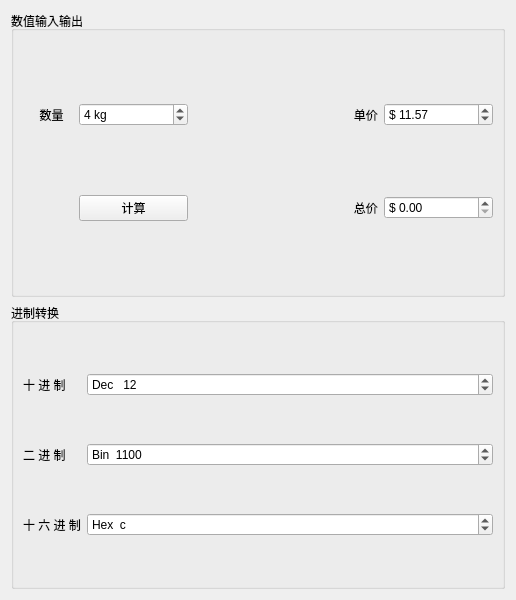
<?xml version="1.0" encoding="UTF-8"?>
<ui version="4.0">
 <class>Widget</class>
 <widget class="QWidget" name="Widget">
  <property name="geometry">
   <rect>
    <x>0</x>
    <y>0</y>
    <width>516</width>
    <height>600</height>
   </rect>
  </property>
  <property name="maximumSize">
   <size>
    <width>516</width>
    <height>16777215</height>
   </size>
  </property>
  <property name="windowTitle">
   <string>Widget</string>
  </property>
  <layout class="QVBoxLayout" name="verticalLayout">
   <item>
    <widget class="QGroupBox" name="groupBox">
     <property name="title">
      <string>数值输入输出</string>
     </property>
     <layout class="QGridLayout" name="gridLayout">
      <item row="0" column="0">
       <widget class="QLabel" name="label">
        <property name="maximumSize">
         <size>
          <width>50</width>
          <height>16777215</height>
         </size>
        </property>
        <property name="text">
         <string>     数量</string>
        </property>
       </widget>
      </item>
      <item row="0" column="1">
       <widget class="QSpinBox" name="spinNum">
        <property name="suffix">
         <string> kg</string>
        </property>
        <property name="value">
         <number>4</number>
        </property>
       </widget>
      </item>
      <item row="0" column="2">
       <widget class="QLabel" name="label_2">
        <property name="text">
         <string>                                                单价</string>
        </property>
       </widget>
      </item>
      <item row="0" column="3">
       <widget class="QDoubleSpinBox" name="spinPrice">
        <property name="toolTipDuration">
         <number>-1</number>
        </property>
        <property name="prefix">
         <string>$ </string>
        </property>
        <property name="value">
         <double>11.570000000000000</double>
        </property>
       </widget>
      </item>
      <item row="1" column="2">
       <widget class="QLabel" name="label_3">
        <property name="text">
         <string>                                                总价</string>
        </property>
       </widget>
      </item>
      <item row="1" column="3">
       <widget class="QDoubleSpinBox" name="spinTotal">
        <property name="prefix">
         <string>$ </string>
        </property>
        <property name="maximum">
         <double>65535.000000000000000</double>
        </property>
       </widget>
      </item>
      <item row="1" column="1">
       <widget class="QPushButton" name="btnCal">
        <property name="text">
         <string>计算</string>
        </property>
       </widget>
      </item>
     </layout>
    </widget>
   </item>
   <item>
    <widget class="QGroupBox" name="groupBox_2">
     <property name="title">
      <string>进制转换</string>
     </property>
     <layout class="QGridLayout" name="gridLayout_2">
      <item row="0" column="0">
       <widget class="QLabel" name="label_4">
        <property name="maximumSize">
         <size>
          <width>50</width>
          <height>16777215</height>
         </size>
        </property>
        <property name="text">
         <string>十 进 制</string>
        </property>
       </widget>
      </item>
      <item row="0" column="1">
       <widget class="QSpinBox" name="spinDec">
        <property name="prefix">
         <string>Dec   </string>
        </property>
        <property name="maximum">
         <number>65535</number>
        </property>
        <property name="value">
         <number>12</number>
        </property>
       </widget>
      </item>
      <item row="1" column="0">
       <widget class="QLabel" name="label_5">
        <property name="text">
         <string>二 进 制</string>
        </property>
       </widget>
      </item>
      <item row="1" column="1">
       <widget class="QSpinBox" name="spinBin">
        <property name="wrapping">
         <bool>false</bool>
        </property>
        <property name="prefix">
         <string>Bin  </string>
        </property>
        <property name="maximum">
         <number>65535</number>
        </property>
        <property name="value">
         <number>12</number>
        </property>
        <property name="displayIntegerBase">
         <number>2</number>
        </property>
       </widget>
      </item>
      <item row="2" column="0">
       <widget class="QLabel" name="label_6">
        <property name="text">
         <string>十 六 进 制</string>
        </property>
       </widget>
      </item>
      <item row="2" column="1">
       <widget class="QSpinBox" name="spinHex">
        <property name="prefix">
         <string>Hex  </string>
        </property>
        <property name="maximum">
         <number>65535</number>
        </property>
        <property name="value">
         <number>12</number>
        </property>
        <property name="displayIntegerBase">
         <number>16</number>
        </property>
       </widget>
      </item>
     </layout>
    </widget>
   </item>
  </layout>
 </widget>
 <resources/>
 <connections/>
</ui>
